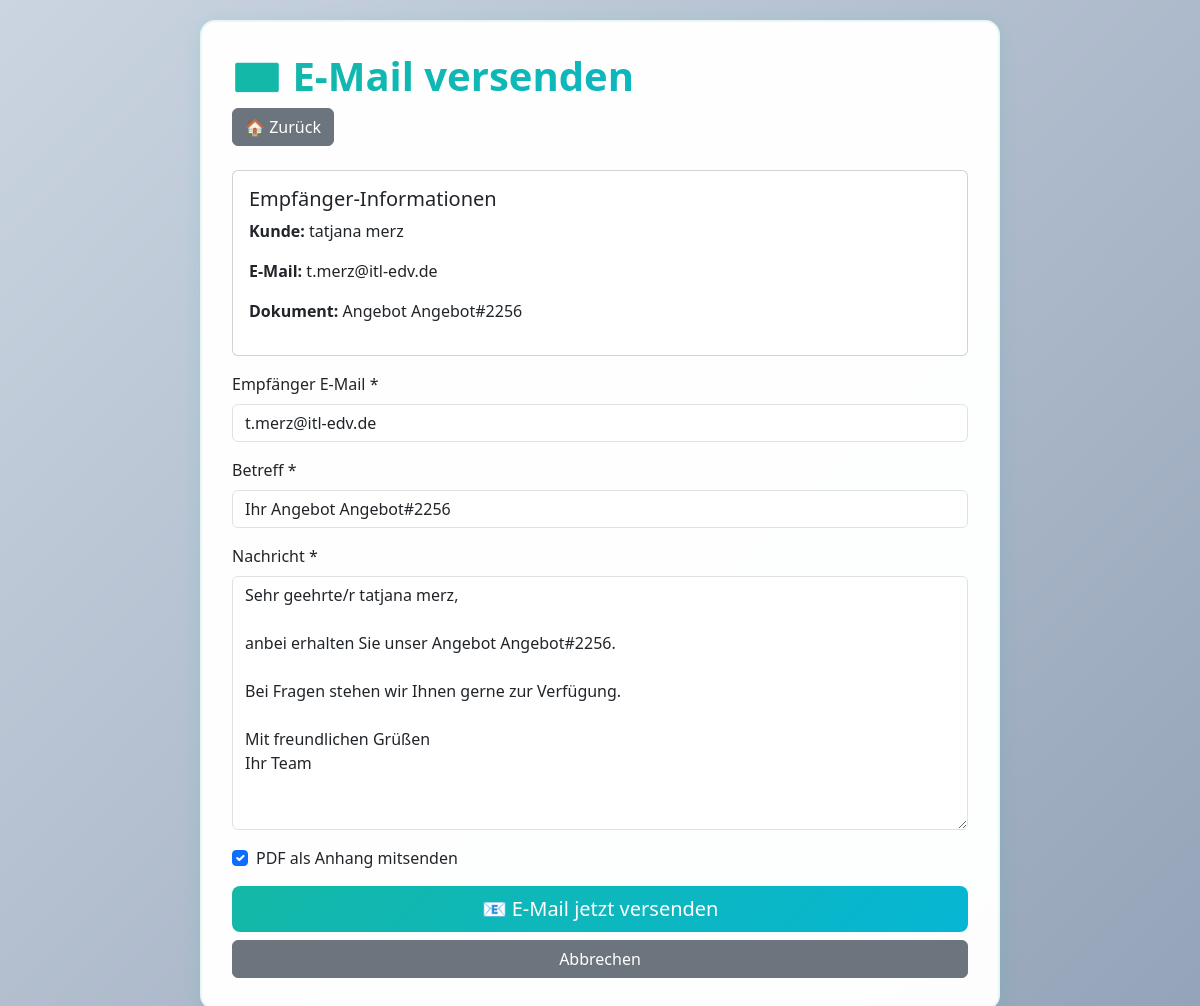
The page /send_email.php?order_id=16&type=angebot (signed in) on the database its author committed.
### tables this page shows
CREATE TABLE bestellungen (
        idbestellung INTEGER PRIMARY KEY AUTOINCREMENT,
        kundennummer INTEGER,
        bestellungsnummer TEXT,
        bestellungsname TEXT,
        angebotsnummer TEXT,
        auftragsnummer TEXT,
        auslieferung TEXT,
        lieferschein TEXT,
        lieferzeit TEXT,
        status TEXT DEFAULT 'neu',
        gesamtpreis DECIMAL(10,2)
    , erstellt_am TEXT, konditionen TEXT);

CREATE TABLE kundensystem (
        id INTEGER PRIMARY KEY AUTOINCREMENT,
        kundennummer INTEGER,
        vorname TEXT,
        nachname TEXT,
        email TEXT,
        firma_id INTEGER, hinweise TEXT, konditionen TEXT,
        FOREIGN KEY (firma_id) REFERENCES firma(id)
    );

### send_email.php (the view, shortened to what this page needs)
<?php
require_once 'includes/lager_reservierung.php';
$order_id = $_GET['order_id'] ?? null;
$type = $_GET['type'] ?? 'angebot';
$stmt = $PDO->prepare("SELECT b.*, k.vorname, k.nachname, k.email FROM bestellungen b LEFT JOIN kundensystem k ON b.kundennummer = k.kundennummer WHERE b.idbestellung = ?");
$stmt->execute([$order_id]);
$bestellung = $stmt->fetch();
$standard_nachricht = $type === 'angebot'
    ? "Sehr geehrte/r {$bestellung['vorname']} {$bestellung['nachname']},\n\nanbei erhalten Sie unser Angebot {$bestellung['angebotsnummer']}.\n\nBei Fragen stehen wir Ihnen gerne zur Verfügung.\n\nMit freundlichen Grüßen\nIhr Team"
    : "Sehr geehrte/r {$bestellung['vorname']} {$bestellung['nachname']},\n\nvielen Dank für Ihre Bestellung {$bestellung['bestellungsnummer']}.\n\nAnbei erhalten Sie die Auftragsbestätigung.\n\nMit freundlichen Grüßen\nIhr Team";
?>
<!DOCTYPE html>
<html lang="de">
<head>
    <link href="https://cdn.jsdelivr.net/npm/bootstrap@5.3.0/dist/css/bootstrap.min.css" rel="stylesheet">
</head>
<body>
    <div class="container-main">
        <h1>📧 E-Mail versenden</h1>
        <a href="web_oberflaeche.php" class="btn btn-secondary mb-4">🏠 Zurück</a>
        <div class="card mb-3">
            <div class="card-body">
                <h5>Empfänger-Informationen</h5>
                <p><strong>Kunde:</strong> <?= htmlspecialchars($bestellung['vorname'] . ' ' . $bestellung['nachname']) ?></p>
                <p><strong>E-Mail:</strong> <?= htmlspecialchars($bestellung['email']) ?></p>
                <p><strong>Dokument:</strong> <?= $type === 'angebot' ? 'Angebot ' . $bestellung['angebotsnummer'] : 'Bestellung ' . $bestellung['bestellungsnummer'] ?></p>
            </div>
        </div>
        <form method="POST">
            <div class="mb-3">
                <label class="form-label">Empfänger E-Mail *</label>
                <input type="email" name="empfaenger" class="form-control" value="<?= htmlspecialchars($bestellung['email']) ?>" required>
            </div>
            <div class="mb-3">
                <label class="form-label">Betreff *</label>
                <input type="text" name="betreff" class="form-control" value="<?= $type === 'angebot' ? 'Ihr Angebot ' . $bestellung['angebotsnummer'] : 'Ihre Bestellung ' . $bestellung['bestellungsnummer'] ?>" required>
            </div>
            <div class="mb-3">
                <label class="form-label">Nachricht *</label>
                <textarea name="nachricht" class="form-control" rows="10" required><?= htmlspecialchars($standard_nachricht) ?></textarea>
            </div>
            <div class="mb-3 form-check">
                <input type="checkbox" name="pdf_anhang" class="form-check-input" id="pdf_anhang" checked>
                <label class="form-check-label" for="pdf_anhang">
                    PDF als Anhang mitsenden
                </label>
            </div>
            <div class="d-grid gap-2">
                <button type="submit" name="send_email" class="btn btn-primary btn-lg">📧 E-Mail jetzt versenden</button>
                <a href="web_oberflaeche.php" class="btn btn-secondary">Abbrechen</a>
            </div>
        </form>
    </div>
</body>
</html>

### send_email.php (style rules this page uses)
:root { --primary: linear-gradient(135deg, #14b8a6 0%, #06b6d4 100%); }
body { background: linear-gradient(135deg, #cbd5e1 0%, #94a3b8 100%); min-height: 100vh; padding: 20px; }
.container-main { max-width: 800px; margin: 0 auto; background: rgba(255,255,255,0.98); padding: 30px; border-radius: 15px; box-shadow: 0 4px 20px rgba(20,184,166,0.15); border: 2px solid rgba(20,184,166,0.1); }
h1 { background: var(--primary); -webkit-background-clip: text; -webkit-text-fill-color: transparent; font-weight: 700; }
.btn-primary { background: var(--primary); border: none; }

### rows shown on the page
bestellungen: kundensystem.vorname+nachname "tatjana merz", kundensystem.email "t.merz@itl-edv.de", angebotsnummer "Angebot#2256", empfaenger "t.merz@itl-edv.de", betreff "Ihr Angebot Angebot#2256", nachricht "Sehr geehrte/r tatjana merz, anbei erhalten Sie unser Angebot Angebot#2256. Bei Fragen stehen wir Ihnen gerne zur Verfügung. Mit freundlichen Grüßen Ihr Team"
